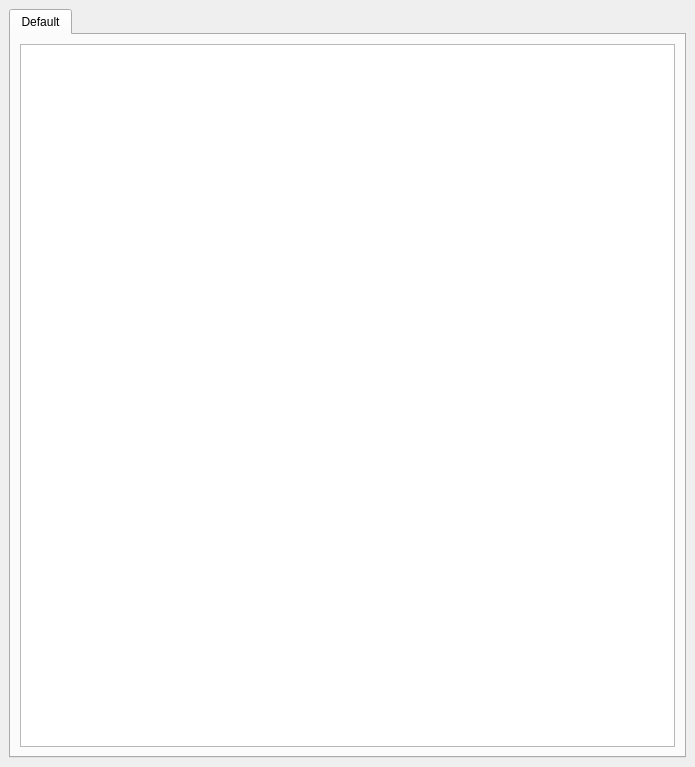
<?xml version="1.0" encoding="UTF-8"?>
<ui version="4.0">
 <class>QxrdScriptDialog</class>
 <widget class="QDockWidget" name="QxrdScriptDialog">
  <property name="geometry">
   <rect>
    <x>0</x>
    <y>0</y>
    <width>695</width>
    <height>767</height>
   </rect>
  </property>
  <property name="windowTitle">
   <string>Script Editor</string>
  </property>
  <widget class="QWidget" name="dockWidgetContents">
   <layout class="QGridLayout" name="gridLayout">
    <item row="0" column="0">
     <widget class="QTabWidget" name="m_ScriptTabs">
      <property name="currentIndex">
       <number>0</number>
      </property>
      <widget class="QWidget" name="tab">
       <attribute name="title">
        <string>Default</string>
       </attribute>
       <layout class="QGridLayout" name="gridLayout_2">
        <item row="0" column="0">
         <widget class="QTextEdit" name="m_DefaultScript">
          <property name="lineWrapMode">
           <enum>QTextEdit::NoWrap</enum>
          </property>
         </widget>
        </item>
       </layout>
      </widget>
     </widget>
    </item>
   </layout>
  </widget>
 </widget>
 <resources/>
 <connections/>
</ui>
